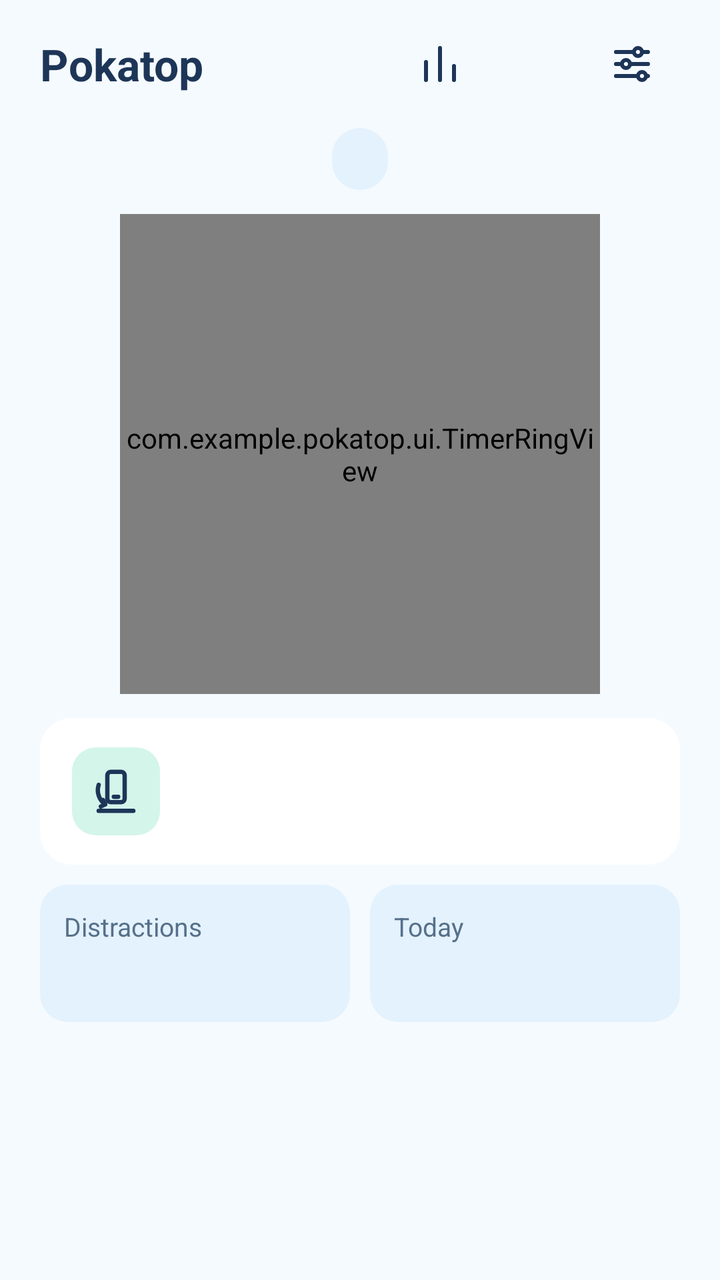
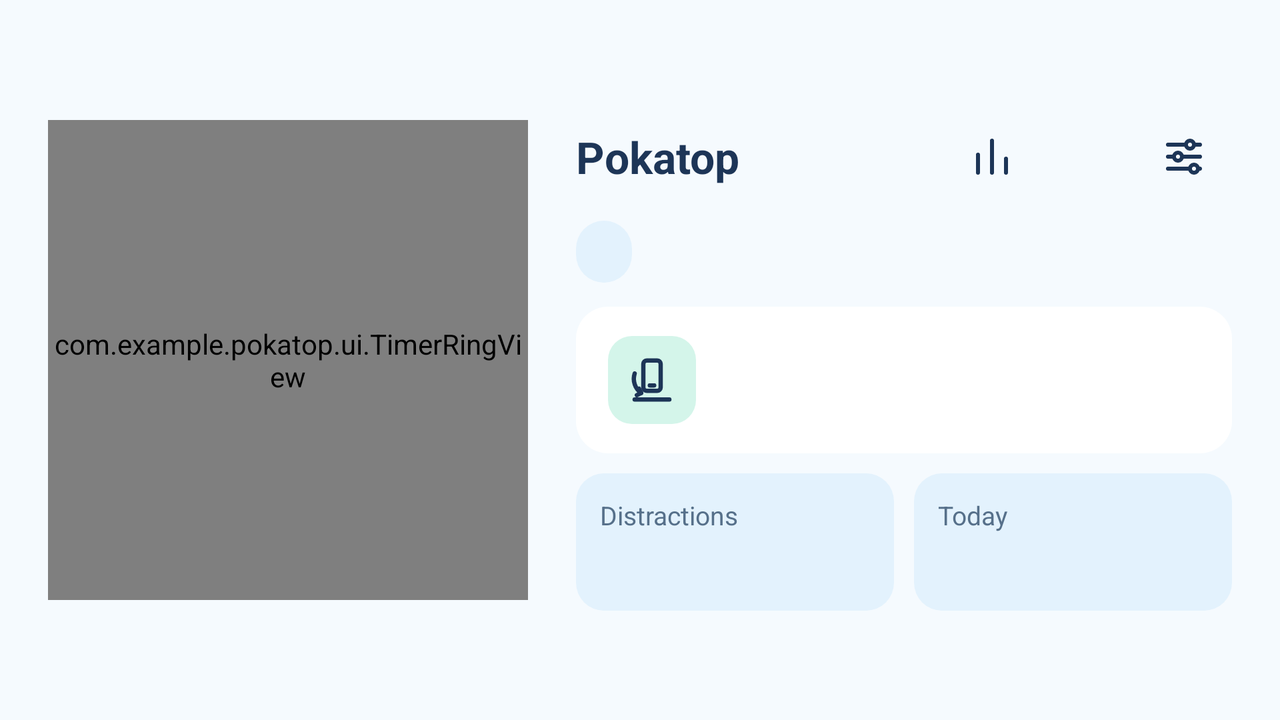

One screen, two layout resources from the same app: the default and the repository's alternative for another configuration. Each is rendered where Android would select it; the XML of both is given below.
<!-- AndroidManifest.xml: application theme Theme.Pokatop -->
<!-- res/layout/activity_main.xml -->
<?xml version="1.0" encoding="utf-8"?>
<FrameLayout xmlns:android="http://schemas.android.com/apk/res/android"
    xmlns:app="http://schemas.android.com/apk/res-auto"
    android:id="@+id/main"
    android:layout_width="match_parent"
    android:layout_height="match_parent"
    android:background="@color/pk_bg">

    <ScrollView
        android:layout_width="match_parent"
        android:layout_height="match_parent"
        android:fillViewport="true">

    <LinearLayout
        android:layout_width="match_parent"
        android:layout_height="wrap_content"
        android:orientation="vertical"
        android:paddingHorizontal="20dp"
        android:paddingTop="8dp"
        android:paddingBottom="20dp">

        <LinearLayout
            android:layout_width="match_parent"
            android:layout_height="wrap_content"
            android:gravity="center_vertical"
            android:minHeight="48dp"
            android:orientation="horizontal">

            <TextView
                android:layout_width="0dp"
                android:layout_height="wrap_content"
                android:layout_weight="1"
                android:text="@string/app_name"
                android:textAppearance="@style/TextAppearance.Pokatop.Logo" />

            <ImageButton
                android:id="@+id/btn_stats"
                android:layout_width="48dp"
                android:layout_height="48dp"
                android:background="?attr/selectableItemBackgroundBorderless"
                android:contentDescription="@string/stats_title"
                android:src="@drawable/ic_stats"
                app:tint="@color/pk_text" />

            <ImageButton
                android:id="@+id/btn_history"
                android:layout_width="48dp"
                android:layout_height="48dp"
                android:background="?attr/selectableItemBackgroundBorderless"
                android:contentDescription="@string/history_title"
                android:src="@drawable/ic_history"
                app:tint="@color/pk_text" />

            <ImageButton
                android:id="@+id/btn_settings"
                android:layout_width="48dp"
                android:layout_height="48dp"
                android:background="?attr/selectableItemBackgroundBorderless"
                android:contentDescription="@string/settings_title"
                android:src="@drawable/ic_tune"
                app:tint="@color/pk_text" />
        </LinearLayout>

        <TextView
            android:id="@+id/preset_label"
            android:layout_width="wrap_content"
            android:layout_height="wrap_content"
            android:layout_gravity="center_horizontal"
            android:layout_marginTop="8dp"
            android:background="@drawable/bg_chip_pill"
            android:paddingHorizontal="14dp"
            android:paddingVertical="6dp"
            android:textColor="@color/pk_text"
            android:textSize="14sp" />

        <com.example.pokatop.ui.TimerRingView
            android:id="@+id/ring"
            android:layout_width="@dimen/ring_size"
            android:layout_height="@dimen/ring_size"
            android:layout_gravity="center_horizontal"
            android:layout_marginTop="12dp" />

        <LinearLayout
            android:id="@+id/status_card"
            android:layout_width="match_parent"
            android:layout_height="wrap_content"
            android:layout_marginTop="12dp"
            android:background="@drawable/bg_card"
            android:gravity="center_vertical"
            android:orientation="horizontal"
            android:paddingHorizontal="16dp"
            android:paddingVertical="14dp">

            <ImageView
                android:id="@+id/status_icon"
                android:layout_width="44dp"
                android:layout_height="44dp"
                android:layout_marginEnd="12dp"
                android:background="@drawable/bg_icon_square"
                android:importantForAccessibility="no"
                android:padding="9dp"
                android:src="@drawable/ic_flip"
                app:tint="@color/pk_text" />

            <LinearLayout
                android:layout_width="0dp"
                android:layout_height="wrap_content"
                android:layout_weight="1"
                android:orientation="vertical">

                <TextView
                    android:id="@+id/status_title"
                    android:layout_width="match_parent"
                    android:layout_height="wrap_content"
                    android:textColor="@color/pk_text"
                    android:textSize="18sp"
                    android:textStyle="bold" />

                <TextView
                    android:id="@+id/status_body"
                    android:layout_width="match_parent"
                    android:layout_height="wrap_content"
                    android:layout_marginTop="2dp"
                    android:textColor="@color/pk_text"
                    android:textSize="14sp" />
            </LinearLayout>
        </LinearLayout>

        <LinearLayout
            android:layout_width="match_parent"
            android:layout_height="wrap_content"
            android:layout_marginTop="10dp"
            android:orientation="horizontal">

            <LinearLayout
                android:layout_width="0dp"
                android:layout_height="wrap_content"
                android:layout_marginEnd="5dp"
                android:layout_weight="1"
                android:background="@drawable/bg_stat_box"
                android:orientation="vertical"
                android:padding="12dp">

                <TextView
                    android:layout_width="wrap_content"
                    android:layout_height="wrap_content"
                    android:text="@string/distractions_label"
                    android:textColor="@color/pk_text2"
                    android:textSize="13sp" />

                <TextView
                    android:id="@+id/distractions_value"
                    android:layout_width="wrap_content"
                    android:layout_height="wrap_content"
                    android:textColor="@color/pk_text"
                    android:textSize="20sp"
                    android:textStyle="bold" />
            </LinearLayout>

            <LinearLayout
                android:layout_width="0dp"
                android:layout_height="wrap_content"
                android:layout_marginStart="5dp"
                android:layout_weight="1"
                android:background="@drawable/bg_stat_box"
                android:orientation="vertical"
                android:padding="12dp">

                <TextView
                    android:layout_width="wrap_content"
                    android:layout_height="wrap_content"
                    android:text="@string/today_label"
                    android:textColor="@color/pk_text2"
                    android:textSize="13sp" />

                <TextView
                    android:id="@+id/today_value"
                    android:layout_width="wrap_content"
                    android:layout_height="wrap_content"
                    android:textColor="@color/pk_text"
                    android:textSize="20sp"
                    android:textStyle="bold" />
            </LinearLayout>
        </LinearLayout>

        <Space
            android:layout_width="match_parent"
            android:layout_height="0dp"
            android:layout_weight="1"
            android:minHeight="12dp" />

        <com.google.android.material.button.MaterialButton
            android:id="@+id/btn_primary"
            style="@style/Widget.Pokatop.Button.Mint"
            android:layout_width="match_parent"
            android:layout_height="wrap_content"
            android:layout_marginTop="12dp"
            android:visibility="gone" />

        <com.google.android.material.button.MaterialButton
            android:id="@+id/btn_end"
            style="@style/Widget.Pokatop.Button.Navy"
            android:layout_width="match_parent"
            android:layout_height="wrap_content"
            android:layout_marginTop="10dp"
            android:text="@string/btn_end"
            android:visibility="gone" />
    </LinearLayout>
    </ScrollView>

    <LinearLayout
        android:id="@+id/alert_card"
        android:layout_width="match_parent"
        android:layout_height="wrap_content"
        android:layout_gravity="top"
        android:layout_marginHorizontal="16dp"
        android:layout_marginTop="72dp"
        android:accessibilityLiveRegion="polite"
        android:background="@drawable/bg_card"
        android:elevation="8dp"
        android:gravity="center_vertical"
        android:orientation="horizontal"
        android:padding="14dp"
        android:visibility="gone">

        <ImageView
            android:layout_width="44dp"
            android:layout_height="44dp"
            android:layout_marginEnd="12dp"
            android:background="@drawable/bg_circle_mint"
            android:importantForAccessibility="no"
            android:padding="11dp"
            android:src="@drawable/ic_bell"
            app:tint="@color/pk_on_mint" />

        <LinearLayout
            android:layout_width="0dp"
            android:layout_height="wrap_content"
            android:layout_weight="1"
            android:orientation="vertical">

            <TextView
                android:id="@+id/alert_title"
                android:layout_width="match_parent"
                android:layout_height="wrap_content"
                android:textColor="@color/pk_text"
                android:textSize="17sp"
                android:textStyle="bold" />

            <TextView
                android:id="@+id/alert_body"
                android:layout_width="match_parent"
                android:layout_height="wrap_content"
                android:textColor="@color/pk_text2"
                android:textSize="14sp" />
        </LinearLayout>
    </LinearLayout>

    <View
        android:id="@+id/face_down_overlay"
        android:layout_width="match_parent"
        android:layout_height="match_parent"
        android:background="#FF000000"
        android:clickable="true"
        android:elevation="16dp"
        android:focusable="true"
        android:importantForAccessibility="no"
        android:visibility="gone" />
</FrameLayout>
<!-- resources referenced by this layout -->
<resources>
  <color name="pk_bg">#F5FAFE</color>
  <color name="pk_on_mint">#06352A</color>
  <color name="pk_text">#1D3557</color>
  <color name="pk_text2">#56708A</color>
  <dimen name="ring_size">240dp</dimen>
  <!-- drawable bg_card (drawable) -->
  <?xml version="1.0" encoding="utf-8"?>
  <shape xmlns:android="http://schemas.android.com/apk/res/android" android:shape="rectangle">
      <solid android:color="@color/pk_card" />
      <corners android:radius="16dp" />
  </shape>
  <!-- drawable bg_chip_pill (drawable) -->
  <?xml version="1.0" encoding="utf-8"?>
  <shape xmlns:android="http://schemas.android.com/apk/res/android" android:shape="rectangle">
      <solid android:color="@color/pk_surface2" />
      <corners android:radius="100dp" />
  </shape>
  <!-- drawable bg_circle_mint (drawable) -->
  <?xml version="1.0" encoding="utf-8"?>
  <shape xmlns:android="http://schemas.android.com/apk/res/android" android:shape="oval">
      <solid android:color="@color/pk_mint" />
  </shape>
  <!-- drawable bg_icon_square (drawable) -->
  <?xml version="1.0" encoding="utf-8"?>
  <shape xmlns:android="http://schemas.android.com/apk/res/android" android:shape="rectangle">
      <solid android:color="@color/pk_icon_bg" />
      <corners android:radius="12dp" />
  </shape>
  <!-- drawable bg_stat_box (drawable) -->
  <?xml version="1.0" encoding="utf-8"?>
  <shape xmlns:android="http://schemas.android.com/apk/res/android" android:shape="rectangle">
      <solid android:color="@color/pk_stat_bg" />
      <corners android:radius="14dp" />
  </shape>
  <!-- drawable ic_stats (drawable) -->
  <vector xmlns:android="http://schemas.android.com/apk/res/android"
      android:width="24dp"
      android:height="24dp"
      android:viewportWidth="24"
      android:viewportHeight="24"
      android:tint="?attr/colorControlNormal">
      <path
          android:fillColor="#00000000"
          android:strokeColor="@android:color/white"
          android:strokeWidth="2"
          android:strokeLineCap="round"
          android:strokeLineJoin="round"
          android:pathData="M5,20V11M12,20V4M19,20v-7" />
  </vector>
  <string name="app_name">Pokatop</string>
  <string name="btn_end">End session</string>
  <string name="distractions_label">Distractions</string>
  <string name="history_title">History</string>
  <string name="settings_title">Settings</string>
  <string name="stats_title">Stats</string>
  <string name="today_label">Today</string>
  <style name="TextAppearance.Pokatop.Logo" parent="TextAppearance.Material3.TitleLarge">
          <item name="android:textColor">@color/pk_logo</item>
          <item name="android:textSize">22sp</item>
          <item name="android:textStyle">bold</item>
      </style>
  <style name="Widget.Pokatop.Button.Mint" parent="Widget.Material3.Button">
          <item name="backgroundTint">@color/pk_mint</item>
          <item name="android:textColor">@color/pk_on_mint</item>
          <item name="android:textSize">16sp</item>
          <item name="android:textStyle">bold</item>
          <item name="cornerRadius">14dp</item>
          <item name="android:minHeight">56dp</item>
      </style>
  <style name="Widget.Pokatop.Button.Navy" parent="Widget.Material3.Button">
          <item name="backgroundTint">@color/pk_btn2_bg</item>
          <item name="android:textColor">@color/pk_btn2_text</item>
          <item name="android:textSize">16sp</item>
          <item name="android:textStyle">bold</item>
          <item name="cornerRadius">14dp</item>
          <item name="android:minHeight">56dp</item>
      </style>
  <style name="Theme.Pokatop" parent="Base.Theme.Pokatop" />
  <color name="pk_card">#FFFFFF</color>
  <color name="pk_surface2">#E3F2FD</color>
  <color name="pk_mint">#5FD3B0</color>
  <color name="pk_icon_bg">#D4F5EA</color>
  <color name="pk_stat_bg">#E3F2FD</color>
  <color name="pk_logo">#1D3557</color>
  <color name="pk_btn2_bg">#1D3557</color>
  <color name="pk_btn2_text">#A7D8F5</color>
  <color name="pk_navy">#1D3557</color>
  <!-- some entries are left out for length -->
</resources>
<!-- res/layout-land/activity_main.xml (the repository's variant of the layout above) -->
<!-- drawn on the phone turned sideways -->
<?xml version="1.0" encoding="utf-8"?>
<FrameLayout xmlns:android="http://schemas.android.com/apk/res/android"
    xmlns:app="http://schemas.android.com/apk/res-auto"
    android:id="@+id/main"
    android:layout_width="match_parent"
    android:layout_height="match_parent"
    android:background="@color/pk_bg">

    <LinearLayout
        android:layout_width="match_parent"
        android:layout_height="match_parent"
        android:gravity="center_vertical"
        android:orientation="horizontal"
        android:paddingHorizontal="24dp">

        <com.example.pokatop.ui.TimerRingView
            android:id="@+id/ring"
            android:layout_width="@dimen/ring_size"
            android:layout_height="@dimen/ring_size"
            android:layout_marginEnd="24dp" />

        <ScrollView
            android:layout_width="0dp"
            android:layout_height="match_parent"
            android:layout_weight="1"
            android:fillViewport="true">

    <LinearLayout
        android:layout_width="match_parent"
        android:layout_height="wrap_content"
        android:gravity="center_vertical"
        android:orientation="vertical"
        android:paddingVertical="12dp">

        <LinearLayout
            android:layout_width="match_parent"
            android:layout_height="wrap_content"
            android:gravity="center_vertical"
            android:minHeight="48dp"
            android:orientation="horizontal">

            <TextView
                android:layout_width="0dp"
                android:layout_height="wrap_content"
                android:layout_weight="1"
                android:text="@string/app_name"
                android:textAppearance="@style/TextAppearance.Pokatop.Logo" />

            <ImageButton
                android:id="@+id/btn_stats"
                android:layout_width="48dp"
                android:layout_height="48dp"
                android:background="?attr/selectableItemBackgroundBorderless"
                android:contentDescription="@string/stats_title"
                android:src="@drawable/ic_stats"
                app:tint="@color/pk_text" />

            <ImageButton
                android:id="@+id/btn_history"
                android:layout_width="48dp"
                android:layout_height="48dp"
                android:background="?attr/selectableItemBackgroundBorderless"
                android:contentDescription="@string/history_title"
                android:src="@drawable/ic_history"
                app:tint="@color/pk_text" />

            <ImageButton
                android:id="@+id/btn_settings"
                android:layout_width="48dp"
                android:layout_height="48dp"
                android:background="?attr/selectableItemBackgroundBorderless"
                android:contentDescription="@string/settings_title"
                android:src="@drawable/ic_tune"
                app:tint="@color/pk_text" />
        </LinearLayout>

        <TextView
            android:id="@+id/preset_label"
            android:layout_width="wrap_content"
            android:layout_height="wrap_content"
            android:layout_marginTop="8dp"
            android:background="@drawable/bg_chip_pill"
            android:paddingHorizontal="14dp"
            android:paddingVertical="6dp"
            android:textColor="@color/pk_text"
            android:textSize="14sp" />

        <LinearLayout
            android:id="@+id/status_card"
            android:layout_width="match_parent"
            android:layout_height="wrap_content"
            android:layout_marginTop="12dp"
            android:background="@drawable/bg_card"
            android:gravity="center_vertical"
            android:orientation="horizontal"
            android:paddingHorizontal="16dp"
            android:paddingVertical="14dp">

            <ImageView
                android:id="@+id/status_icon"
                android:layout_width="44dp"
                android:layout_height="44dp"
                android:layout_marginEnd="12dp"
                android:background="@drawable/bg_icon_square"
                android:importantForAccessibility="no"
                android:padding="9dp"
                android:src="@drawable/ic_flip"
                app:tint="@color/pk_text" />

            <LinearLayout
                android:layout_width="0dp"
                android:layout_height="wrap_content"
                android:layout_weight="1"
                android:orientation="vertical">

                <TextView
                    android:id="@+id/status_title"
                    android:layout_width="match_parent"
                    android:layout_height="wrap_content"
                    android:textColor="@color/pk_text"
                    android:textSize="18sp"
                    android:textStyle="bold" />

                <TextView
                    android:id="@+id/status_body"
                    android:layout_width="match_parent"
                    android:layout_height="wrap_content"
                    android:layout_marginTop="2dp"
                    android:textColor="@color/pk_text"
                    android:textSize="14sp" />
            </LinearLayout>
        </LinearLayout>

        <LinearLayout
            android:layout_width="match_parent"
            android:layout_height="wrap_content"
            android:layout_marginTop="10dp"
            android:orientation="horizontal">

            <LinearLayout
                android:layout_width="0dp"
                android:layout_height="wrap_content"
                android:layout_marginEnd="5dp"
                android:layout_weight="1"
                android:background="@drawable/bg_stat_box"
                android:orientation="vertical"
                android:padding="12dp">

                <TextView
                    android:layout_width="wrap_content"
                    android:layout_height="wrap_content"
                    android:text="@string/distractions_label"
                    android:textColor="@color/pk_text2"
                    android:textSize="13sp" />

                <TextView
                    android:id="@+id/distractions_value"
                    android:layout_width="wrap_content"
                    android:layout_height="wrap_content"
                    android:textColor="@color/pk_text"
                    android:textSize="20sp"
                    android:textStyle="bold" />
            </LinearLayout>

            <LinearLayout
                android:layout_width="0dp"
                android:layout_height="wrap_content"
                android:layout_marginStart="5dp"
                android:layout_weight="1"
                android:background="@drawable/bg_stat_box"
                android:orientation="vertical"
                android:padding="12dp">

                <TextView
                    android:layout_width="wrap_content"
                    android:layout_height="wrap_content"
                    android:text="@string/today_label"
                    android:textColor="@color/pk_text2"
                    android:textSize="13sp" />

                <TextView
                    android:id="@+id/today_value"
                    android:layout_width="wrap_content"
                    android:layout_height="wrap_content"
                    android:textColor="@color/pk_text"
                    android:textSize="20sp"
                    android:textStyle="bold" />
            </LinearLayout>
        </LinearLayout>

        <com.google.android.material.button.MaterialButton
            android:id="@+id/btn_primary"
            style="@style/Widget.Pokatop.Button.Mint"
            android:layout_width="match_parent"
            android:layout_height="wrap_content"
            android:layout_marginTop="12dp"
            android:visibility="gone" />

        <com.google.android.material.button.MaterialButton
            android:id="@+id/btn_end"
            style="@style/Widget.Pokatop.Button.Navy"
            android:layout_width="match_parent"
            android:layout_height="wrap_content"
            android:layout_marginTop="10dp"
            android:text="@string/btn_end"
            android:visibility="gone" />
    </LinearLayout>
        </ScrollView>
    </LinearLayout>

    <LinearLayout
        android:id="@+id/alert_card"
        android:layout_width="match_parent"
        android:layout_height="wrap_content"
        android:layout_gravity="top"
        android:layout_marginHorizontal="16dp"
        android:layout_marginTop="72dp"
        android:accessibilityLiveRegion="polite"
        android:background="@drawable/bg_card"
        android:elevation="8dp"
        android:gravity="center_vertical"
        android:orientation="horizontal"
        android:padding="14dp"
        android:visibility="gone">

        <ImageView
            android:layout_width="44dp"
            android:layout_height="44dp"
            android:layout_marginEnd="12dp"
            android:background="@drawable/bg_circle_mint"
            android:importantForAccessibility="no"
            android:padding="11dp"
            android:src="@drawable/ic_bell"
            app:tint="@color/pk_on_mint" />

        <LinearLayout
            android:layout_width="0dp"
            android:layout_height="wrap_content"
            android:layout_weight="1"
            android:orientation="vertical">

            <TextView
                android:id="@+id/alert_title"
                android:layout_width="match_parent"
                android:layout_height="wrap_content"
                android:textColor="@color/pk_text"
                android:textSize="17sp"
                android:textStyle="bold" />

            <TextView
                android:id="@+id/alert_body"
                android:layout_width="match_parent"
                android:layout_height="wrap_content"
                android:textColor="@color/pk_text2"
                android:textSize="14sp" />
        </LinearLayout>
    </LinearLayout>

    <View
        android:id="@+id/face_down_overlay"
        android:layout_width="match_parent"
        android:layout_height="match_parent"
        android:background="#FF000000"
        android:clickable="true"
        android:elevation="16dp"
        android:focusable="true"
        android:importantForAccessibility="no"
        android:visibility="gone" />
</FrameLayout>
